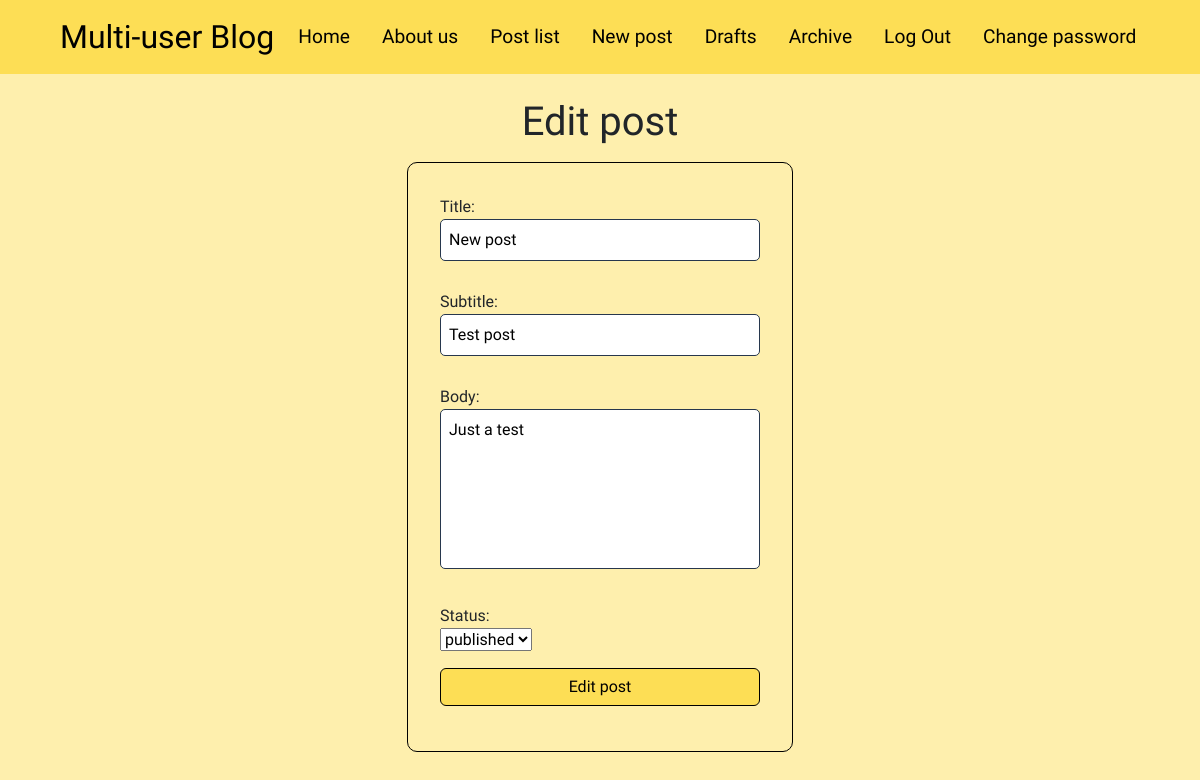
The app's page /posts/1/edit/ (signed in) with its own data.
### posts/models.py (models this page shows, shortened)
class Post(models.Model):
  title = models.CharField(max_length=128)
  subtitle = models.CharField(max_length=256)
  body = models.TextField()
  author = models.ForeignKey(
    get_user_model(),
    on_delete=models.CASCADE
  )
  created_on = models.DateTimeField(auto_now_add=True)
  status = models.ForeignKey(
    Status,
    on_delete=models.CASCADE
  )

### posts/views.py (the view)
# urls.py: path("<int:pk>/edit/", views.PostUpdateView.as_view(), name="edit"),
class PostUpdateView(LoginRequiredMixin, UserPassesTestMixin, UpdateView):
  template_name = "posts/edit.html"
  model = Post
  fields = ["title", "subtitle", "body", "status"]
  def test_func(self):
    post = self.get_object()
    return post.author == self.request.user

### posts/models.py (called while the page is built)
  def __str__(self):
    return self.name

### templates/posts/edit.html (shortened to what this page needs)
{% extends 'base.html' %}
{% block content %}
<h1 class="center mt-4">Edit post</h1>
<div class="flex-center">
  <form method="POST" class="form-container">
    {{ form.as_p }}
    <input type="submit" class="btn btn-custom w-100" value="Edit post">
  </form>
</div>
{% endblock content %}

### static/css/base.css (style rules this page uses)
html { scroll-behavior: smooth; }
body { font-family: "Varela Round", sans-serif; background-color: #FEEFAD; }
label { display: block; }
input, textarea { width: 20rem; margin-bottom: 0.8rem; border: 1px solid #27374D; border-radius: 5px; padding: 0.5rem; resize: none; }
textarea { height: 10rem; }
.form-container { border: 1px solid black; width: min-content; padding: 2rem; margin-bottom: 3rem; border-radius: 10px; }
.center { text-align: center; }
.btn-custom { background-color: #FDDE55; border: 1px solid black; color: black; }
.flex-center { display: flex; flex-direction: column; align-items: center; margin-top: 1rem; }

### records on screen
Post: title "New post", subtitle "Test post", body "Just a test", status "published"
